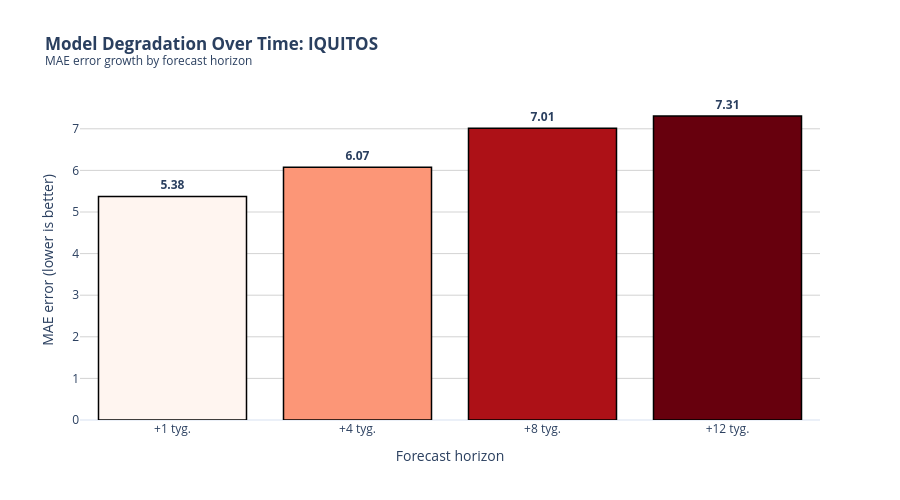
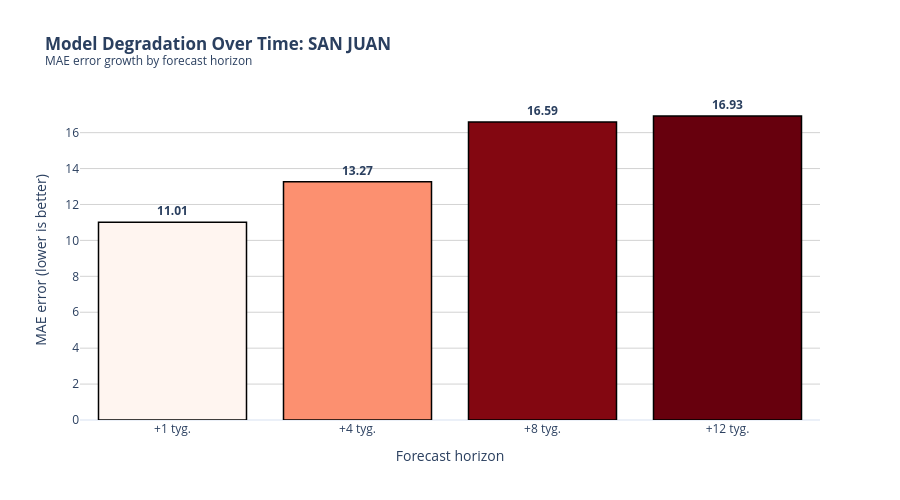

The notebook cell saved with these charts, in order:
### Markdown cell above
Forecast horizon analysis shows stable short-term accuracy (1–4 weeks), but error grows substantially beyond ~2 months (+8 weeks).

### Code cell
import plotly.express as px
import pandas as pd

def plot_interactive_horizons(results_dict, city_name):
    # 1. Convert results dict to DataFrame
    df_plot = pd.DataFrame({
        'Horizon': list(results_dict.keys()),
        'MAE': list(results_dict.values())
    })
    
    # 2. Interactive bar chart
    fig = px.bar(
        df_plot, 
        x='Horizon', 
        y='MAE',
        text='MAE', # Show exact values on bars
        title=f'<b>Model Degradation Over Time: {city_name}</b><br><sup>MAE error growth by forecast horizon</sup>',
        labels={'Horizon': 'Forecast horizon', 'MAE': 'MAE error (lower is better)'},
        color='MAE', # Color by error magnitude
        color_continuous_scale='Reds' # White-to-red scale
    )
    
    # 3. Layout styling
    fig.update_traces(
        texttemplate='<b>%{text:.2f}</b>', 
        textposition='outside',
        marker_line_color='black', 
        marker_line_width=1.5
    )
    
    fig.update_layout(
        template='plotly_white',
        xaxis=dict(showgrid=False),
        yaxis=dict(showgrid=True, gridcolor='lightgray'),
        coloraxis_showscale=False, # Hide color scale for cleaner look
        height=500
    )
    
    fig.show()


plot_interactive_horizons(horizon_iq, "IQUITOS")
plot_interactive_horizons(horizon_sj, "SAN JUAN")

### Figure 1 — Plotly figure (JSON) as saved in the notebook; plotly's stock layout.template omitted (floating-point values rounded to 4 significant figures)
{"data": [{"alignmentgroup": "True", "hovertemplate": "Forecast horizon=%{x}<br>MAE error (lower is better)=%{marker.color}<extra></extra>", "legendgroup": "", "marker": {"color": [5.375, 6.075, 7.013, 7.308], "coloraxis": "coloraxis", "line": {"color": "black", "width": 1.5}, "pattern": {"shape": ""}}, "name": "", "offsetgroup": "", "orientation": "v", "showlegend": false, "text": [5.375, 6.075, 7.013, 7.308], "textposition": "outside", "texttemplate": "<b>%{text:.2f}</b>", "type": "bar", "x": ["+1 tyg.", "+4 tyg.", "+8 tyg.", "+12 tyg."], "xaxis": "x", "y": [5.375, 6.075, 7.013, 7.308], "yaxis": "y"}], "layout": {"barmode": "relative", "coloraxis": {"colorbar": {"title": {"text": "MAE error (lower is better)"}}, "colorscale": [[0, "rgb(255,245,240)"], [0.125, "rgb(254,224,210)"], [0.25, "rgb(252,187,161)"], [0.375, "rgb(252,146,114)"], [0.5, "rgb(251,106,74)"], [0.625, "rgb(239,59,44)"], [0.75, "rgb(203,24,29)"], [0.875, "rgb(165,15,21)"], [1, "rgb(103,0,13)"]], "showscale": false}, "height": 500, "legend": {"tracegroupgap": 0}, "title": {"text": "<b>Model Degradation Over Time: IQUITOS</b><br><sup>MAE error growth by forecast horizon</sup>"}, "xaxis": {"anchor": "y", "domain": [0, 1], "showgrid": false, "title": {"text": "Forecast horizon"}}, "yaxis": {"anchor": "x", "domain": [0, 1], "gridcolor": "lightgray", "showgrid": true, "title": {"text": "MAE error (lower is better)"}}}}

### Figure 2 — Plotly figure (JSON) as saved in the notebook; plotly's stock layout.template omitted (floating-point values rounded to 4 significant figures)
{"data": [{"alignmentgroup": "True", "hovertemplate": "Forecast horizon=%{x}<br>MAE error (lower is better)=%{marker.color}<extra></extra>", "legendgroup": "", "marker": {"color": [11.01, 13.27, 16.59, 16.93], "coloraxis": "coloraxis", "line": {"color": "black", "width": 1.5}, "pattern": {"shape": ""}}, "name": "", "offsetgroup": "", "orientation": "v", "showlegend": false, "text": [11.01, 13.27, 16.59, 16.93], "textposition": "outside", "texttemplate": "<b>%{text:.2f}</b>", "type": "bar", "x": ["+1 tyg.", "+4 tyg.", "+8 tyg.", "+12 tyg."], "xaxis": "x", "y": [11.01, 13.27, 16.59, 16.93], "yaxis": "y"}], "layout": {"barmode": "relative", "coloraxis": {"colorbar": {"title": {"text": "MAE error (lower is better)"}}, "colorscale": [[0, "rgb(255,245,240)"], [0.125, "rgb(254,224,210)"], [0.25, "rgb(252,187,161)"], [0.375, "rgb(252,146,114)"], [0.5, "rgb(251,106,74)"], [0.625, "rgb(239,59,44)"], [0.75, "rgb(203,24,29)"], [0.875, "rgb(165,15,21)"], [1, "rgb(103,0,13)"]], "showscale": false}, "height": 500, "legend": {"tracegroupgap": 0}, "title": {"text": "<b>Model Degradation Over Time: SAN JUAN</b><br><sup>MAE error growth by forecast horizon</sup>"}, "xaxis": {"anchor": "y", "domain": [0, 1], "showgrid": false, "title": {"text": "Forecast horizon"}}, "yaxis": {"anchor": "x", "domain": [0, 1], "gridcolor": "lightgray", "showgrid": true, "title": {"text": "MAE error (lower is better)"}}}}
